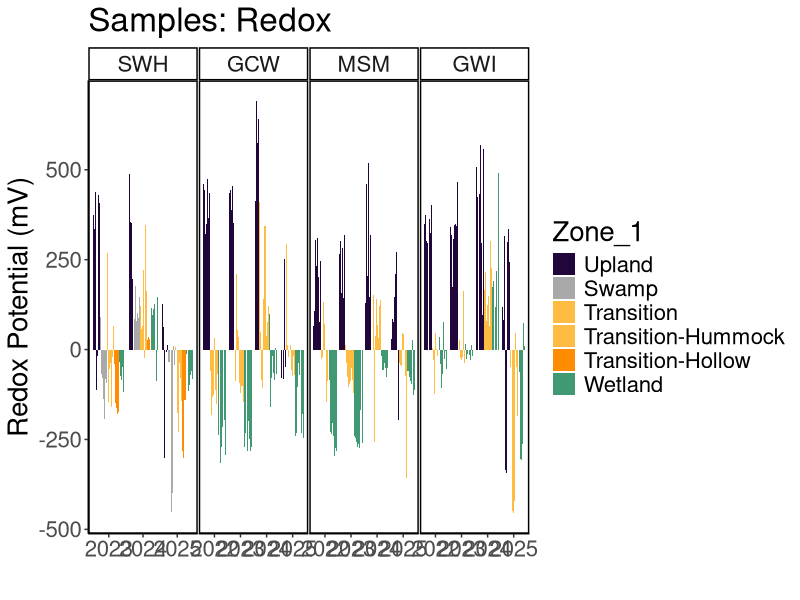
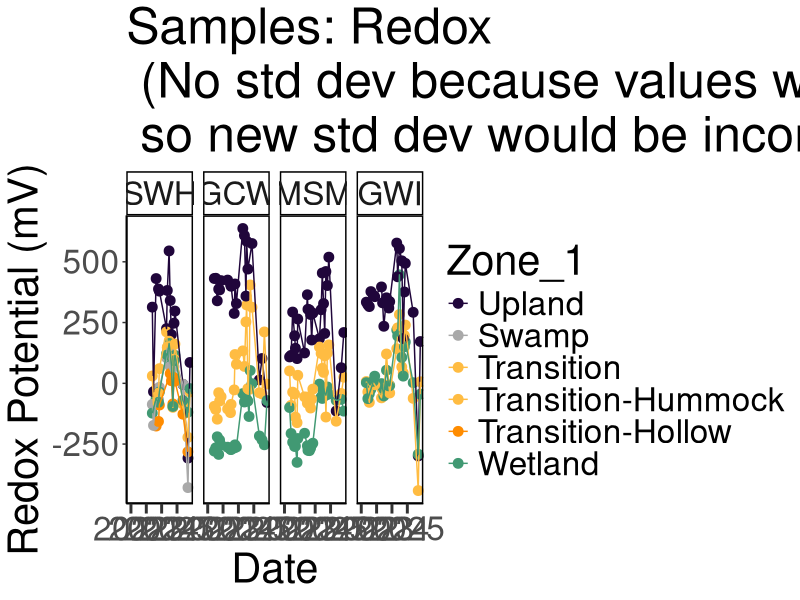
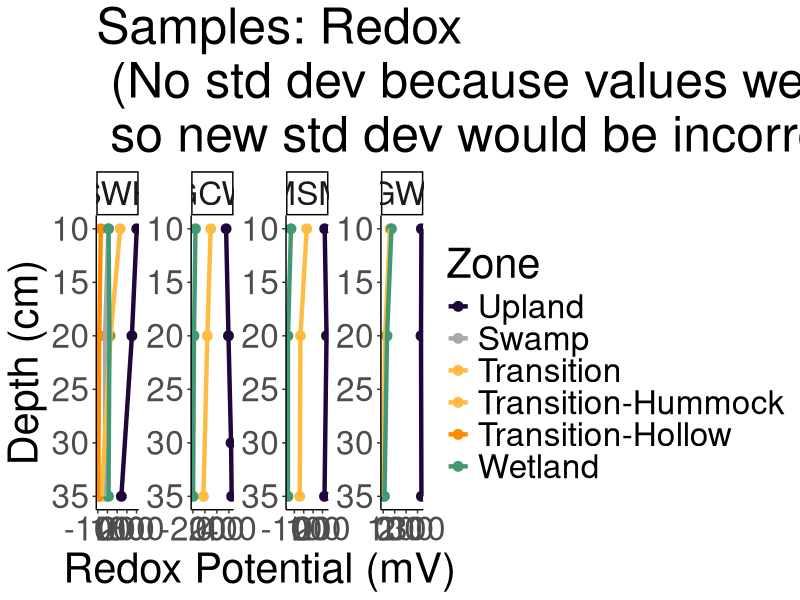
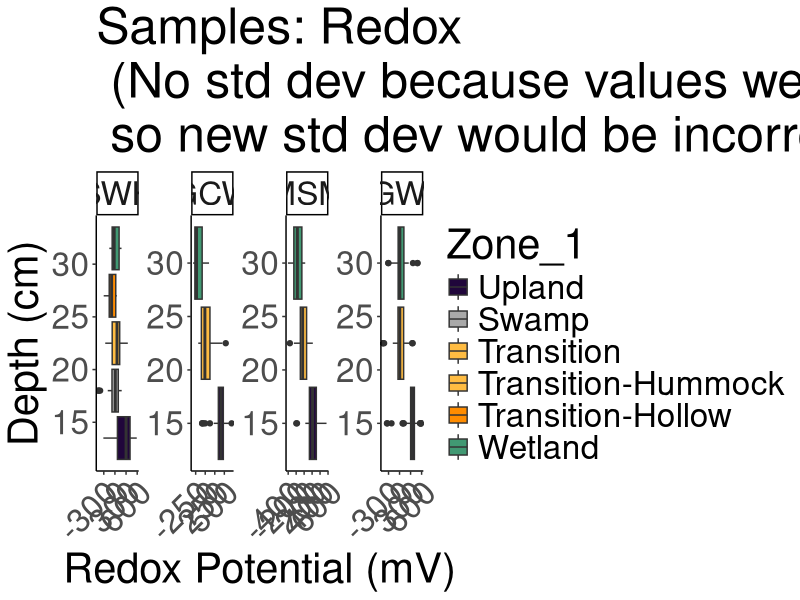
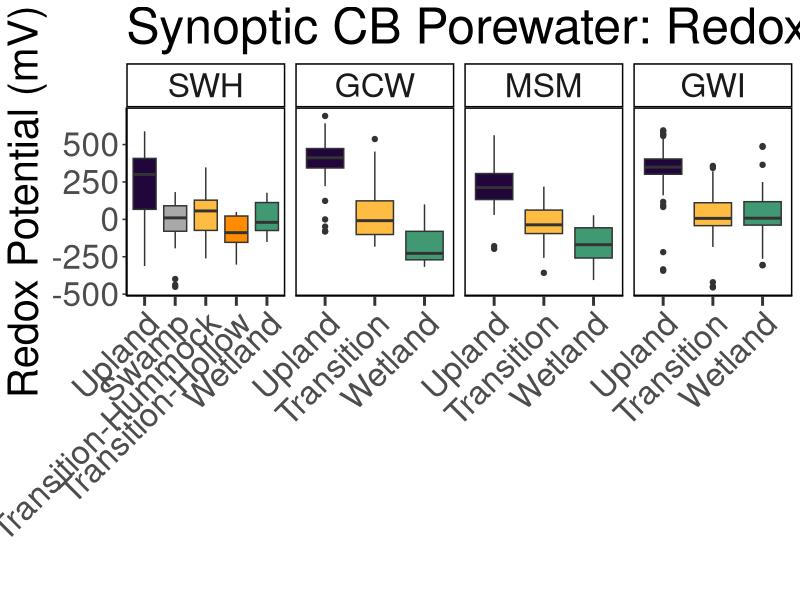
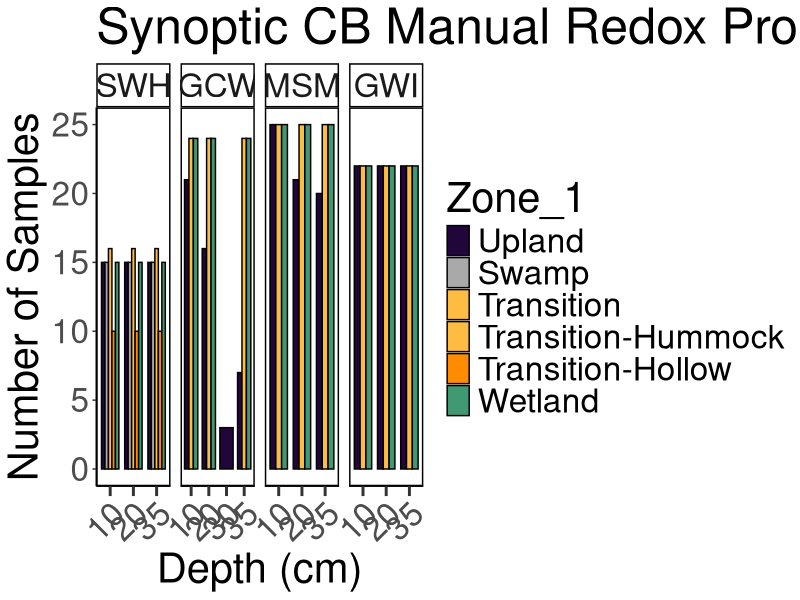
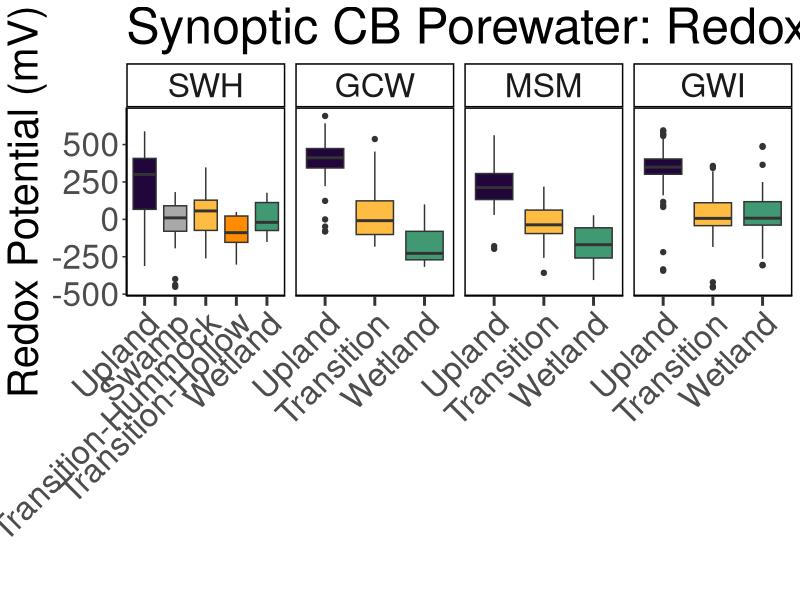

Here is the R script that generated these plots, in order:
## ---- chunk 1
library(dplyr)
library(ggplot2)
library(ggpubr)
library(stringr)
library(readxl)
library(tidyr)
library(tibble)
library(openxlsx)
library(knitr)
## ---- chunk 2

#read in 2022 Dionex Data:
dat22 <- read.csv("2022/Processed Data/COMPASS_Synoptic_CB_Redox_2022_processed.csv")
# head(dat22)
colnames(dat22)

#read in 2023 Dionex Data:
dat23 <- read.csv("2023/Processed Data/COMPASS_Synoptic_CB_Redox_2023_processed.csv")
# head(dat23)
colnames(dat23)

#read in 2024 Dionex Data:
dat24 <- read.csv("2024/Processed Data/COMPASS_Synoptic_CB_Redox_2024_processed.csv")
# head(dat24)
colnames(dat24)

#read in 2025 Dionex Data:
dat25 <- read.csv("2025/Processed Data/COMPASS_Synoptic_CB_Redox_2025_processed.csv")
# head(dat25)
colnames(dat25)

all_dat <- bind_rows(dat22, dat23, dat24, dat25)

all_dat <- all_dat %>%
  mutate(Project = "COMPASS:Synoptic", 
         Region = "CB", 
         Zone_1 = Zone) %>%
  mutate(Zone = case_when(Zone_1 == "Upland" ~ "UP", 
                          Zone_1 == "Transition" ~ "TR", 
                          Zone_1 == "Wetland" ~ "WC", 
                          Zone_1 == "Swamp" ~ "SWAMP",
                          TRUE ~ Zone)) %>% 
  filter (!is.na(Avg_mV))  ##remove NA values from samples not taken

final_dat <- all_dat %>%
  select (-Zone_1)

##Set 4 decimal points max
final_dat <- final_dat %>%
  mutate(across(where(is.numeric), round, digits = 1)) ##This does make all salinities 0 when Cl_ppm is 0 instead of 0.000026

## ---- chunk 3

# #pull the column names from the all_dat dataframe and create a new dataframe with them 
# metadat <- data.frame(Column_Names = colnames(all_dat))
# metadat
# 
# metadat$Description <- ""
# metadat$Units <- ""
# metadat$Instrument_ifapplicable <- ""
# 
# #add information about each line: 
# 
# metadat$Description <- c("Project name", 
#                          "Region samples originated from: CB = Chesapeake Bay",
#                          "Sample identifier used in laboratory and field", 
#                          "Year (YYYY) of sample collection", 
#                          "Month (#) of sample collection",
#                          "Day (#) of sample collection",
#                          "Time (HH:MM) of sample collection",
#                          "Time Zone of sample collection",
#                          "Name of sampling transect location (GCW, SWH, MSM, GWI), see dataset locations for coordinates", 
#                          "Zone within space-for-time transect (UP=Upland, SWAMP=Swamp, TR=Transition, WC=Wetland Control, SW=Surface Water)",
#                          "Lysimeter or sample replicate id (A-C)", 
#                          "Depth in centimeters from which water sample was taken", 
#                          "Sulfate concentration in ppm", 
#                          "Sulfate concentration in mM", 
#                          "Sulfate concentration flag base on standard curve (bdl=below detection limit (0), adl=above detection limit (highest   
#                          standard), Within_Range=within detection range)", 
#                          "Sulfate QAQC Flags generated during checks of standards, blanks, dups, and spks",
#                          "Chloride concentration in ppm", 
#                          "Chloride concentration in mM", 
#                          "Chloride concentration flag base on standard curve (bdl=below detection limit (0), adl=above detection limit (highest   
#                          standard), Within_Range=within detection range)", 
#                          "Chloride QAQC Flags generated during checks of standards, blanks, dups, and spks", 
#                          "Salinity calculated using the Knudsen equation: Salinity=((1.807*(Chloride ppm)+0.026)/1000", 
#                          "The date that samples were run on the Dionex IC", 
#                          "Any notes generated during QAQC", 
#                          "Notes generated during field sample collection")
# 
# metadat$Units <-       c("NA", 
#                          "NA",
#                          "NA", 
#                          "NA",
#                          "NA",
#                          "NA", 
#                          "NA",
#                          "NA", 
#                          "NA", 
#                          "NA",
#                          "NA", 
#                          "cm",
#                          "ppm", 
#                          "mM", 
#                          "NA", 
#                          "NA", 
#                          "ppm", 
#                          "mM", 
#                          "NA", 
#                          "NA", 
#                          "ppt", 
#                          "NA", 
#                          "NA",
#                          "NA")
# 
# metadat$Instrument_ifapplicable <-  
#   
#                        c("NA", 
#                          "NA",
#                          "NA", 
#                          "NA",
#                          "NA",
#                          "NA", 
#                          "NA",
#                          "NA", 
#                          "NA", 
#                          "NA",
#                          "NA", 
#                          "NA",
#                          "Dionex Integrion HPIC (Thermo Fisher)", 
#                          "Dionex Integrion HPIC (Thermo Fisher)", 
#                          "NA", 
#                          "NA", 
#                          "Dionex Integrion HPIC (Thermo Fisher)", 
#                          "Dionex Integrion HPIC (Thermo Fisher)", 
#                          "NA", 
#                          "NA", 
#                          "NA", 
#                          "NA", 
#                          "NA",
#                          "NA")
# 

## ---- chunk 4

#write out a csv of all the data to the main folder: 
write.csv(final_dat, "COMPASS_SynopticCB_Redox_AllData.csv", row.names = FALSE)


# #write out a csv of the metadata associated with the data: 
# write.csv(metadat, "COMPASS_SynopticCB_SO4_Cl_Metadata.csv")

## ---- chunk 5

data_plotting <- all_dat %>% 
  mutate(Zone_1 = case_when(Site == "SWH" & Zone_1 == "Transition" & Topography == "Hummock" ~ "Transition-Hummock",
                            Site == "SWH" & Zone_1 == "Transition" & Topography == "Hollow" ~ "Transition-Hollow",
                            TRUE ~ Zone_1))

#Order by Zone from Upland to Surface Water
data_plotting$Zone_1 = factor(data_plotting$Zone_1, levels = c("Upland",  "Swamp", "Transition", "Transition-Hummock", "Transition-Hollow", "Wetland"))
data_plotting <- data_plotting[order(data_plotting$Zone_1), ]

#Order by Site from SWH, GCW, MSM, GWI order, which is oligohaline to polyhaline
data_plotting$Site = factor(data_plotting$Site, levels = c("SWH", "GCW", "MSM", "GWI"))
data_plotting <- data_plotting[order(data_plotting$Site), ]

#Plot samples to get a first look at concentrations (sanity check)
#group the data for plotting
data_plotting_all <- data_plotting %>%
  group_by(Site, Zone_1) %>%
  mutate(row_num = factor(row_number())) %>%  # create row_num as factor per group
  ungroup()

# data_plotting_all$Date <- as.Date(paste(data_plotting_all$Year, data_plotting_all$Month, data_plotting_all$Day, sep = "-"))


#Plot data and change colors based on Zone:
viz_redox_plot <- ggplot(data_plotting_all, aes(x = as.character(Year), y = Avg_mV, fill = Zone_1)) +
  geom_bar(stat = "identity", position = position_dodge2(preserve = "total")) +
  facet_grid( ~ Site, scales="free") +
  scale_fill_manual(values = c(
    "Upland" = "#20063B",
    "Swamp" = "darkgrey",
    "Transition" = "#FFBC42",
    "Transition-Hollow" = "darkorange",
    "Transition-Hummock" = "#FFBC42",
    "Wetland" = "#419973")) +
  theme_classic() +
  labs(x = " ", y = "Redox Potential (mV)", title = "Samples: Redox") +
  theme(
    panel.spacing = unit(.05, "lines"), 
    panel.border = element_rect(color = "black", fill = NA, linewidth = 1)) + 
  theme(text = element_text(size = 20))

viz_redox_plot

## ---- chunk 6

##Make Date Column with just Year and Month for Sample ID
all_dat_dates <- data_plotting %>%
  mutate(Month_num = match(Month, month.name)) %>%
  mutate(
    YearMonth = if_else(
      Month_num < 10,
      # Modify the string:
      YearMonth <- paste(Year, Month_num, sep = "-0"), 
      YearMonth <- paste(Year, Month_num, sep = "-"), 
    )
  )

##Summarize SO4 and Cl by Date, Site, and Zone
Redox_avg <- all_dat_dates %>%
  group_by(Month, Year, Site, Zone_1) %>%
   dplyr::summarize(mean_mV = mean(Avg_mV, na.rm=TRUE), 
            YearMonth = first(YearMonth), 
            Date = first(Date))

# Concatenate with a day (e.g., "01" for the first day)
Redox_avg$Date <- paste(Redox_avg$YearMonth, Redox_avg$Date, sep = "-")

# Convert to Date object
Redox_avg$Date <- as.Date(Redox_avg$Date)

# Define the specific date breaks you want to display
specific_breaks <- as.Date(c("2022-01-01", "2023-01-01", "2024-01-01", "2025-01-01"))

viz_redox_plot_avgs <- ggplot(Redox_avg, aes(x = Date, y = mean_mV, color = Zone_1, group = Zone_1)) +
  geom_point(size = 3) + 
  # geom_errorbar(aes(ymin = mean_Cl - sd_Cl, ymax = mean_Cl + sd_Cl), width = 0.2) + 
  geom_line() + 
  facet_grid( ~ Site, scales="free_y") +
  scale_color_manual(values = c(
    "Upland" = "#20063B",
    "Swamp" = "darkgrey",
    "Transition" = "#FFBC42",
    "Transition-Hollow" = "darkorange",
    "Transition-Hummock" = "#FFBC42",
    "Wetland" = "#419973")) +
  theme_classic() +
  labs(x = "Date", y = "Redox Potential (mV)", title = "Samples: Redox\n (No std dev because values were averaged previously,\n so new std dev would be incorrect)") +
  theme(
    panel.spacing = unit(0.5, "lines"), 
    panel.border = element_rect(color = "black", fill = NA, linewidth = 1)) +
  # theme(axis.text.x = element_text(angle = 90, hjust = 0.5))+ 
  theme(text = element_text(size = 30))+
  scale_x_date(breaks = specific_breaks, date_labels = "%Y", expand = expansion(mult = c(0.18, 0.05)))+
  theme(axis.ticks.x = element_line(linewidth = 1))+
  theme(axis.ticks.length.x = unit(0.25, "cm"))

viz_redox_plot_avgs

## ---- chunk 7

##Remove SW and calculate average and sd for each depth
Redox_avg <- all_dat_dates %>%
  group_by(Site, Zone_1, Depth) %>%
   dplyr::summarize(mean_mV = mean(Avg_mV, na.rm=TRUE))

viz_redox_plot_depth <- ggplot(Redox_avg, aes(x = as.numeric(Depth), y = mean_mV, color = Zone_1, group = Zone_1)) +
  geom_point(size = 3) + 
  # Zone_geom_errorbar(aes(ymin = mean_Cl - sd_Cl, ymax = mean_Cl + sd_Cl), width = 0.5, size = 1) + 
  geom_line(size = 1.5) + 
  facet_wrap( ~ Site, scales="free", nrow = 1) + 
  scale_color_manual(values = c(
    "Upland" = "#20063B",
    "Swamp" = "darkgrey",
    "Transition" = "#FFBC42",
    "Transition-Hollow" = "darkorange",
    "Transition-Hummock" = "#FFBC42",
    "Wetland" = "#419973")) +
  theme_classic() +
  labs(x = "Depth (cm)", y = "Redox Potential (mV)", title = "Samples: Redox\n (No std dev because values were averaged previously,\n so new std dev would be incorrect)") +
  theme(text = element_text(size = 30))+
  coord_flip() + 
  scale_x_continuous(trans = "reverse") + 
  labs(color = "Zone") 

viz_redox_plot_depth

## ---- chunk 8

##Remove SW
data_plotting_depth <- data_plotting %>%
  mutate(Depth_cm = factor(Depth, levels = c("45", "20", "10")))


#Plot data and change colors based on Zone:
viz_redox_depth <-  ggplot(data_plotting_depth, aes(x = Depth, y = Avg_mV, fill = Zone_1)) +
  geom_boxplot() +
  facet_wrap( ~ Site, scales="free", nrow = 1) +
  scale_fill_manual(values = c(
    "Upland" = "#20063B",
    "Swamp" = "darkgrey",
    "Transition" = "#FFBC42",
    "Transition-Hollow" = "darkorange",
    "Transition-Hummock" = "#FFBC42",
    "Wetland" = "#419973")) +
  theme_classic() +
  labs(x = "Depth (cm)", y = "Redox Potential (mV)", title = "Samples: Redox\n (No std dev because values were averaged previously,\n so new std dev would be incorrect)") +
  # theme(
  #   panel.spacing = unit(.05, "lines"), 
  #   panel.border = element_rect(color = "black", fill = NA, linewidth = 1))+ 
  theme(text = element_text(size = 30))+
  theme(axis.text.x = element_text(angle = 45, vjust = 1, hjust = 1))+ 
  coord_flip() 

viz_redox_depth

## ---- chunk 9


##Summarize SO4 and Cl by Date, Site, and Zone
viz_redox_boxplot <- ggplot(all_dat_dates, aes(x = Zone_1, y = Avg_mV, fill = Zone_1, group = Zone_1)) +
  geom_boxplot() + 
  facet_grid( ~ Site, scales = "free_x") +
  scale_x_discrete(drop = TRUE) +
  scale_fill_manual(values = c(
    "Upland" = "#20063B",
    "Swamp" = "darkgrey",
    "Transition" = "#FFBC42",
    "Transition-Hollow" = "darkorange",
    "Transition-Hummock" = "#FFBC42",
    "Wetland" = "#419973")) +
  theme_classic() +
  labs(x = " ", y = "Redox Potential (mV)", title = "Synoptic CB Porewater: Redox Potential") +
  theme(
    panel.spacing = unit(0.5, "lines"), 
    panel.border = element_rect(color = "black", fill = NA, linewidth = 1)) +
  theme(axis.text.x = element_text(angle = 45, vjust = 1, hjust = 1))+ 
  theme(text = element_text(size = 30))+
  theme(axis.ticks.x = element_line(linewidth = 1))+
  theme(axis.ticks.length.x = unit(0.25, "cm"))+ 
  #scale_x_discrete(labels = c("Upland", "Swamp", "Transition", "Wetland", "Surface Water"))+ 
  theme(legend.position = "none")

viz_redox_boxplot

# Save as a PNG
png("COMPASS_SynopticCB_Redox_alldata.png", width = 2000, height = 1200, res = 100) 
print(viz_redox_boxplot)  # For ggplot objects, use print()
dev.off() 

## ---- chunk 10
# It would also be great to add to our collation codes a summary chunk that will calculate value ranges, means, and standard deviations (and errors) for each site, zone, depth for each year; also for each site zone, depth overall; and for each site and zone overall so that we have some easy access to metrics. Was just thinking this might be helpful today when re-collating the DIC data.

colnames(all_dat)

##Metrics for each site, zone, depth for each year
summary_by_year <- data_plotting %>%
  group_by(Year, Site, Zone_1, Depth) %>%
   reframe(
     min_mV = min(Avg_mV, na.rm=TRUE),
     max_mV = max(Avg_mV, na.rm=TRUE), 
     mean_mV = mean(Avg_mV, na.rm=TRUE)) %>%
  mutate(across(where(is.numeric), round, digits = 4)) 

##Metrics for each site, zone, depth for all years
summary_all_years <- data_plotting %>%
  group_by(Site, Zone_1, Depth) %>%
   reframe(
     min_mV = min(Avg_mV, na.rm=TRUE),
     max_mV = max(Avg_mV, na.rm=TRUE), 
     mean_mV = mean(Avg_mV, na.rm=TRUE)) %>%
  mutate(across(where(is.numeric), round, digits = 4)) 

##Metrics for each site and zone for all depths and years
summary_all_depths_years <- data_plotting %>%
  group_by(Site, Zone_1) %>%
   reframe(
     min_mV = min(Avg_mV, na.rm=TRUE),
     max_mV = max(Avg_mV, na.rm=TRUE), 
     mean_mV = mean(Avg_mV, na.rm=TRUE)) %>%
  mutate(across(where(is.numeric), round, digits = 4)) 

## ---- chunk 11
#  I am thinking it might be cool to add to our porewater collation files a table at the end that has total number of samples then also some info about # of samples per zone, site, depth etc.

##Metrics for each year
sample_numbers_years <- data_plotting %>%
  group_by(Year) %>%
   reframe(
     Number_of_samples = n())

##Metrics for each site, zone, depth for all years
sample_numbers <- data_plotting %>%
  group_by(Site, Zone_1, Depth) %>%
   reframe(
     Number_of_samples = n())
     

## ---- chunk 12

library(kableExtra)

kable(
  summary_all_depths_years[, c("Site", "Zone_1", "min_mV",	"max_mV", "mean_mV")],  
  format = "latex",
  booktabs = TRUE,
  caption = "Summary Statistics"
) %>%
  kable_styling(
    latex_options = c("hold_position", "striped", "scale_down"),
    font_size = 12
  ) %>%
  row_spec(0, bold = TRUE) %>%   # header
  column_spec(1, bold = TRUE)


## ---- chunk 13

kable(
  sample_numbers_years[, c("Year", "Number_of_samples")],  
  format = "latex",
  booktabs = TRUE,
  caption = paste0("Total Samples: ", nrow(all_dat))
) %>%
  kable_styling(
    latex_options = c("hold_position", "striped", "scale_down"),
    font_size = 12
  ) %>%
  row_spec(0, bold = TRUE) %>%   # header
  column_spec(1, bold = TRUE)

## ---- chunk 14

##Number of Samples Plots
sample_num_barplot <- ggplot(sample_numbers, aes(x = as.character(Depth), y = Number_of_samples, fill = Zone_1)) +
  geom_col(position = "dodge", color = "black", width = 0.75) + # 'color' adds a border to the bars
  facet_grid(~Site , scales = "free_x") +
  scale_x_discrete(drop = TRUE) +
  scale_fill_manual(values = c(
    "Upland" = "#20063B",
    "Swamp" = "darkgrey",
    "Transition" = "#FFBC42",
    "Transition-Hollow" = "darkorange",
    "Transition-Hummock" = "#FFBC42",
    "Wetland" = "#419973")) +
  theme_classic() +
  labs(x = "Depth (cm)", y = "Number of Samples", title = "Synoptic CB Manual Redox Probe Sample Numbers") +
  theme(
    panel.spacing = unit(0.5, "lines"),
    panel.border = element_rect(color = "black", fill = NA, linewidth = 1)) +
  theme(axis.text.x = element_text(angle = 45, vjust = 1, hjust = 1))+
  theme(text = element_text(size = 30))+
  theme(axis.ticks.x = element_line(linewidth = 1))+
  theme(axis.ticks.length.x = unit(0.25, "cm"))
  #scale_x_discrete(labels = c("Upland", "Swamp", "Transition", "Wetland", "Surface Water"))+
  # theme(legend.position = "none")

sample_num_barplot
## ---- chunk 15

#write out a csv of all the data to the main folder: 
write.csv(summary_by_year, "COMPASS_SynopticCB_Redox_Summarized_By_Year.csv")


#write out a csv of the metadata associated with the data: 
write.csv(summary_all_years, "COMPASS_SynopticCB_Redox_Summarized_Years_Combined.csv")


#write out a csv of the metadata associated with the data: 
write.csv(summary_all_depths_years, "COMPASS_SynopticCB_Redox_Summarized_Years_and_Depths_Combined.csv")
